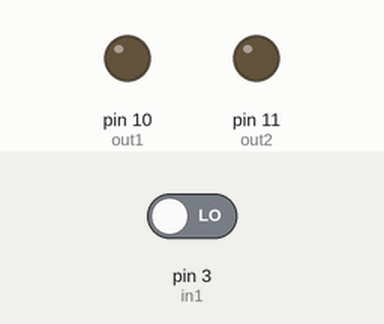
A sketch run on a simulated Arduino Uno, built with avr-gcc and run on an emulated ATmega328P. Shown: output pins drawn as LEDs (lit = HIGH). The test bench sets the inputs (shaded band); at power-on: pin 3 (in1) LOW.

Above: at 1.2 s.
1.3 s: pin 3 (in1) driven HIGH
At 2.2 s:
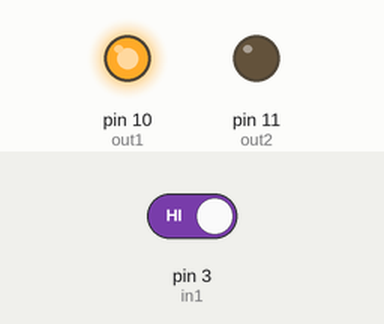
Timing chart, 0 to 4.3 s (numbered marks = the images above; inputs shaded):
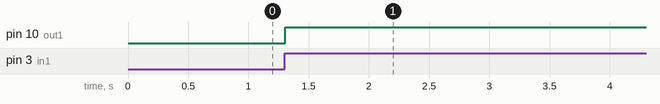

Measured:
- after the input at 1.3 s, pin 10 (out1): LOW → HIGH at once

The sketch:

Trapezoid_Control.ino
```cpp
typedef enum {
  INIT,
  CW_ACCEL,
  CW_MAX,
  CW_DECEL,
  NONE
} MotorStatus;

MotorStatus gMotorStatus = INIT;

const int in1 = 3;
const int in2 = 4;

const int out1 = 10;
const int out2 = 11;

int pwm = 0;

void setup() {
  pinMode(in1, INPUT);
  pinMode(in2, INPUT);
  pinMode(out1, OUTPUT);
  pinMode(out2, OUTPUT);
  digitalWrite(out2, LOW);
}

void loop() {
  int in1_switch = digitalRead(in1);

  switch (gMotorStatus) {
    case INIT:
      if (in1_switch == HIGH) {
        gMotorStatus = CW_ACCEL;
      }
      break;
    case CW_ACCEL:
      pwm++;
      if (in1_switch == LOW) {
        gMotorStatus = CW_DECEL;
      }
      if (pwm >= 255) {
        gMotorStatus = CW_MAX;
      }
      break;
    case CW_MAX:
      if (in1_switch == LOW) {
        gMotorStatus = CW_DECEL;
      }
      break;
    case CW_DECEL:
      pwm--;
      if (in1_switch == HIGH) {
        gMotorStatus = CW_ACCEL;
      }
      if (pwm <= 0) {
        gMotorStatus = INIT;
      }
      break;
    case NONE:
      break;
    default:
      break;
  }
  analogWrite(out1 ,pwm);
  //delay(10);
}
```
